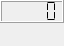
<?xml version="1.0" encoding="UTF-8"?>
<ui version="4.0">
 <class>frmTimeCpu</class>
 <widget class="QWidget" name="frmTimeCpu">
  <property name="geometry">
   <rect>
    <x>0</x>
    <y>0</y>
    <width>64</width>
    <height>46</height>
   </rect>
  </property>
  <property name="windowTitle">
   <string>Form</string>
  </property>
  <layout class="QVBoxLayout" name="verticalLayout">
   <property name="spacing">
    <number>0</number>
   </property>
   <property name="leftMargin">
    <number>0</number>
   </property>
   <property name="topMargin">
    <number>0</number>
   </property>
   <property name="rightMargin">
    <number>0</number>
   </property>
   <property name="bottomMargin">
    <number>0</number>
   </property>
   <item>
    <widget class="LcdDateTime" name="lcdNumber">
     <property name="segmentStyle">
      <enum>QLCDNumber::Flat</enum>
     </property>
    </widget>
   </item>
   <item>
    <widget class="CpuMemoryLabel" name="labCpu">
     <property name="minimumSize">
      <size>
       <width>0</width>
       <height>23</height>
      </size>
     </property>
     <property name="text">
      <string/>
     </property>
     <property name="alignment">
      <set>Qt::AlignCenter</set>
     </property>
    </widget>
   </item>
  </layout>
 </widget>
 <customwidgets>
  <customwidget>
   <class>CpuMemoryLabel</class>
   <extends>QLabel</extends>
   <header location="global">cpumemorylabel.h</header>
  </customwidget>
  <customwidget>
   <class>LcdDateTime</class>
   <extends>QLCDNumber</extends>
   <header location="global">lcddatetime.h</header>
  </customwidget>
 </customwidgets>
 <resources/>
 <connections/>
</ui>
